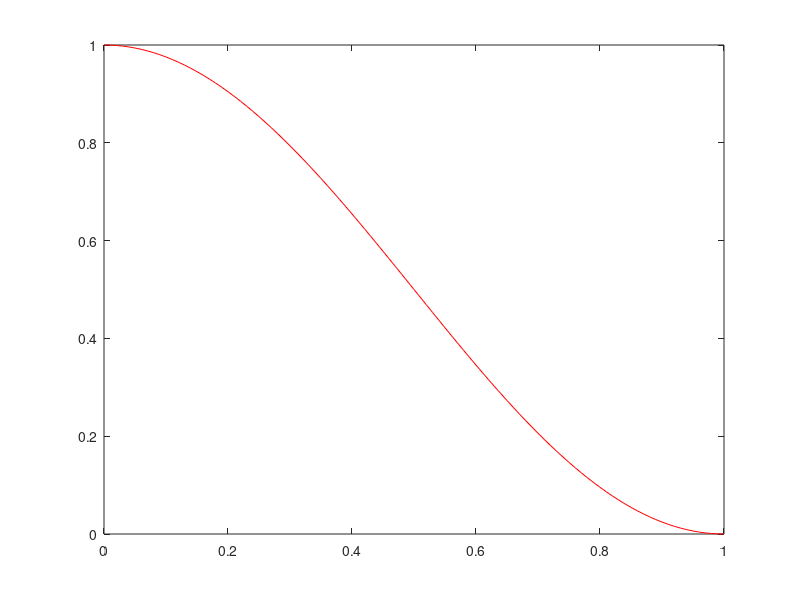

Here is the MATLAB script that generated this plot: (Note: this script raises an error after producing the figure.)
%tp12.m
clear all; close all; 
yexacte = @(x) (sin(pi*(x+1)/2)).^2 
f = @(x) -pi^2/2*cos(pi*(x+1))+ yexacte(x); 
L = 1; 
x = 0 : L/100 : L; 
plot(x, yexacte(x), 'r')
hold on; 

m1 = 4; 
x1 = 0 : L/m1 : L; 
y1 = pcl_nd(f,m1); 
plot(x1,y1,'b')
hold on ; 

m2 = 8; 
x2=0 : L/m2 : L; 
y2 = pcl_nd(f,m2);
plot(x2, y2, 'g') 
hold on; 

m3 = 16; 
x3 = 0 : L/m3 : L; 
y3 = pcl_nd(f,m3);
plot(x3, y3, 'm')
